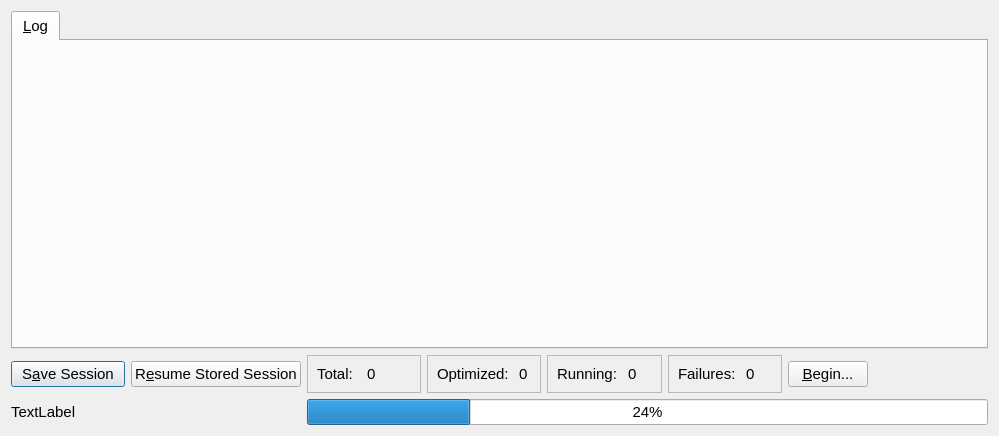
<?xml version="1.0" encoding="UTF-8"?>
<ui version="4.0">
 <class>SearchDialog</class>
 <widget class="QDialog" name="SearchDialog">
  <property name="geometry">
   <rect>
    <x>0</x>
    <y>0</y>
    <width>999</width>
    <height>436</height>
   </rect>
  </property>
  <property name="sizePolicy">
   <sizepolicy hsizetype="Preferred" vsizetype="Preferred">
    <horstretch>0</horstretch>
    <verstretch>0</verstretch>
   </sizepolicy>
  </property>
  <property name="font">
   <font>
    <pointsize>11</pointsize>
   </font>
  </property>
  <property name="windowTitle">
   <string>Generic Global Search Dialog Window</string>
  </property>
  <layout class="QGridLayout" name="gridLayout">
   <item row="4" column="2">
    <widget class="QFrame" name="frame_3">
     <property name="frameShape">
      <enum>QFrame::StyledPanel</enum>
     </property>
     <property name="frameShadow">
      <enum>QFrame::Raised</enum>
     </property>
     <layout class="QGridLayout" name="gridLayout_4">
      <item row="0" column="0">
       <widget class="QLabel" name="label_2">
        <property name="text">
         <string>Total:</string>
        </property>
       </widget>
      </item>
      <item row="0" column="1">
       <widget class="QLabel" name="label_tot">
        <property name="text">
         <string>0</string>
        </property>
       </widget>
      </item>
     </layout>
    </widget>
   </item>
   <item row="5" column="0" colspan="2">
    <widget class="QLabel" name="label_prog">
     <property name="text">
      <string>TextLabel</string>
     </property>
    </widget>
   </item>
   <item row="4" column="0">
    <widget class="QPushButton" name="push_save">
     <property name="text">
      <string>S&amp;ave Session</string>
     </property>
    </widget>
   </item>
   <item row="4" column="3">
    <widget class="QFrame" name="frame">
     <property name="frameShape">
      <enum>QFrame::StyledPanel</enum>
     </property>
     <property name="frameShadow">
      <enum>QFrame::Raised</enum>
     </property>
     <layout class="QGridLayout" name="gridLayout_2">
      <item row="0" column="0">
       <widget class="QLabel" name="label">
        <property name="text">
         <string>Optimized: </string>
        </property>
       </widget>
      </item>
      <item row="0" column="1">
       <widget class="QLabel" name="label_opt">
        <property name="text">
         <string>0</string>
        </property>
       </widget>
      </item>
     </layout>
    </widget>
   </item>
   <item row="5" column="2" colspan="6">
    <widget class="QProgressBar" name="progbar">
     <property name="value">
      <number>24</number>
     </property>
    </widget>
   </item>
   <item row="2" column="0" colspan="8">
    <widget class="QTabWidget" name="tabs">
     <property name="currentIndex">
      <number>0</number>
     </property>
     <widget class="QWidget" name="tab_log">
      <attribute name="title">
       <string>&amp;Log</string>
      </attribute>
      <layout class="QGridLayout" name="gridLayout_7"/>
     </widget>
    </widget>
   </item>
   <item row="4" column="5">
    <widget class="QFrame" name="frame_4">
     <property name="frameShape">
      <enum>QFrame::StyledPanel</enum>
     </property>
     <property name="frameShadow">
      <enum>QFrame::Raised</enum>
     </property>
     <layout class="QGridLayout" name="gridLayout_5">
      <item row="0" column="0">
       <widget class="QLabel" name="label_7">
        <property name="text">
         <string>Failures: </string>
        </property>
       </widget>
      </item>
      <item row="0" column="1">
       <widget class="QLabel" name="label_fail">
        <property name="text">
         <string>0</string>
        </property>
       </widget>
      </item>
     </layout>
    </widget>
   </item>
   <item row="4" column="1">
    <widget class="QPushButton" name="push_resume">
     <property name="text">
      <string>R&amp;esume Stored Session</string>
     </property>
    </widget>
   </item>
   <item row="4" column="6">
    <widget class="QPushButton" name="push_begin">
     <property name="sizePolicy">
      <sizepolicy hsizetype="Fixed" vsizetype="Fixed">
       <horstretch>0</horstretch>
       <verstretch>0</verstretch>
      </sizepolicy>
     </property>
     <property name="text">
      <string>&amp;Begin...</string>
     </property>
    </widget>
   </item>
   <item row="4" column="4">
    <widget class="QFrame" name="frame_2">
     <property name="frameShape">
      <enum>QFrame::StyledPanel</enum>
     </property>
     <property name="frameShadow">
      <enum>QFrame::Raised</enum>
     </property>
     <layout class="QGridLayout" name="gridLayout_3">
      <item row="0" column="0">
       <widget class="QLabel" name="label_3">
        <property name="text">
         <string>Running: </string>
        </property>
       </widget>
      </item>
      <item row="0" column="1">
       <widget class="QLabel" name="label_run">
        <property name="text">
         <string>0</string>
        </property>
       </widget>
      </item>
     </layout>
    </widget>
   </item>
  </layout>
 </widget>
 <tabstops>
  <tabstop>tabs</tabstop>
  <tabstop>push_save</tabstop>
  <tabstop>push_resume</tabstop>
  <tabstop>push_begin</tabstop>
 </tabstops>
 <resources/>
 <connections/>
</ui>
